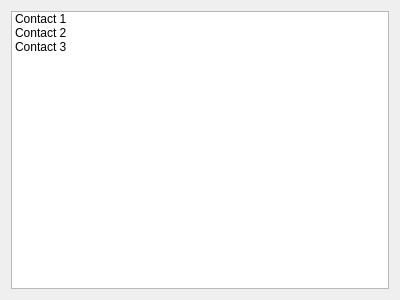
<?xml version="1.0" encoding="UTF-8"?>
<ui version="4.0">
 <class>ContactEditWizardPageSelectContact</class>
 <widget class="QWizardPage" name="ContactEditWizardPageSelectContact">
  <property name="geometry">
   <rect>
    <x>0</x>
    <y>0</y>
    <width>400</width>
    <height>300</height>
   </rect>
  </property>
  <property name="windowTitle">
   <string>Choose a contact to edit</string>
  </property>
  <property name="title">
   <string>Edit Contact</string>
  </property>
  <property name="subTitle">
   <string>Pick a name and choose the group members.</string>
  </property>
  <layout class="QVBoxLayout" name="verticalLayout">
   <item>
    <widget class="QListWidget" name="listWidgetContacts">
     <property name="selectionMode">
      <enum>QAbstractItemView::MultiSelection</enum>
     </property>
     <item>
      <property name="text">
       <string>Contact 1</string>
      </property>
     </item>
     <item>
      <property name="text">
       <string>Contact 2</string>
      </property>
     </item>
     <item>
      <property name="text">
       <string>Contact 3</string>
      </property>
     </item>
    </widget>
   </item>
  </layout>
 </widget>
 <resources/>
 <connections/>
</ui>
